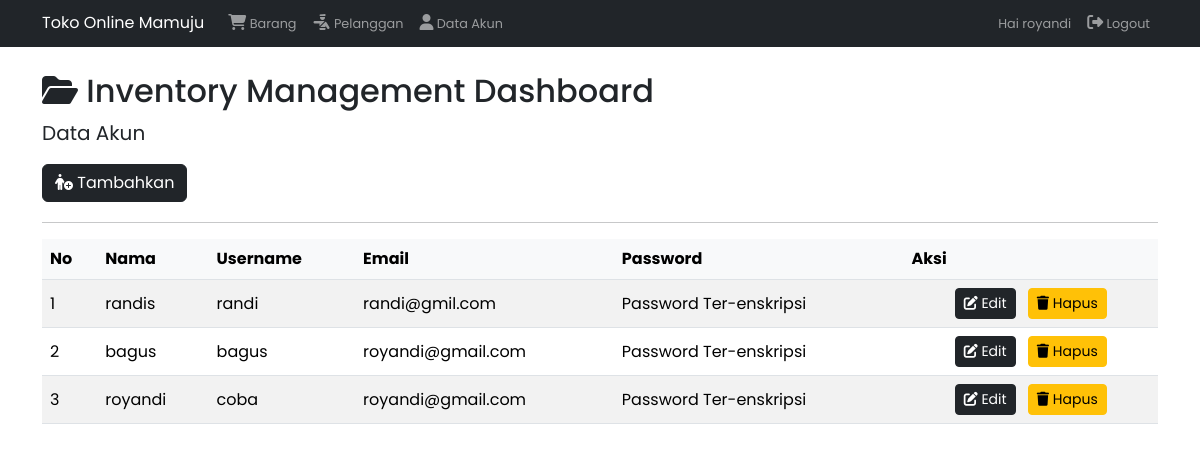
The app's page /crudmodal.php (signed in), older data.
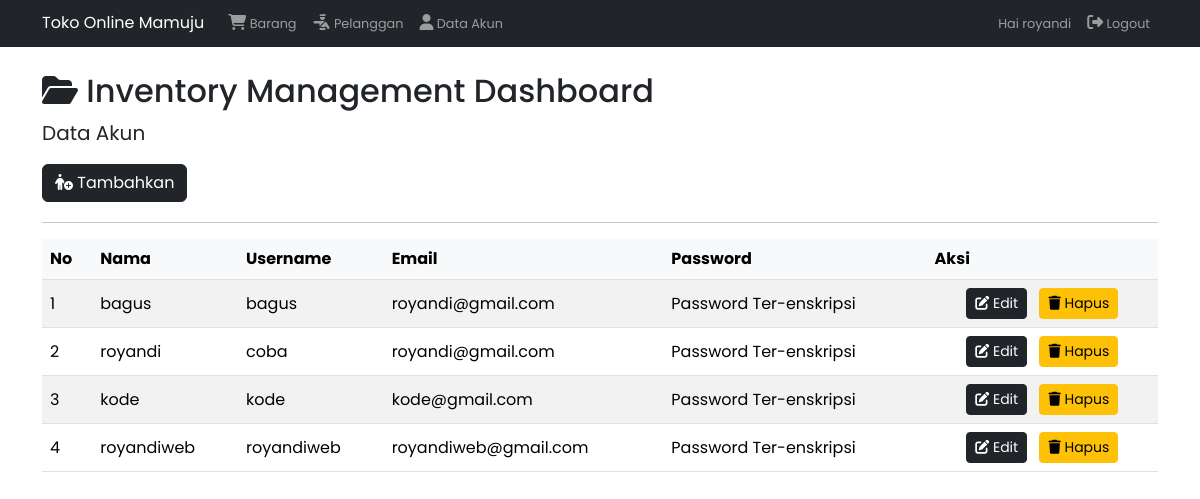
The same page, newer data.
### tables this page shows
CREATE TABLE `akun` (
  `id_akun` int(11) NOT NULL,
  `nama` varchar(100) NOT NULL,
  `username` varchar(100) NOT NULL,
  `email` varchar(100) NOT NULL,
  `password` varchar(100) NOT NULL,
  `level` varchar(100) NOT NULL
);

### config/fungsi.php (called while the page is built, shortened)
<?php
$db = mysqli_connect('localhost', 'root', '', 'penjualan');
function query($query)
{
    global $db;
    $result = mysqli_query($db, $query);
    $rows = [];
    while ($row = mysqli_fetch_assoc($result)) {
        $rows[] = $row;
    }
    return $rows;
}

### crudmodal.php (the view, shortened to what the changed rows need)
<?php
require 'config/fungsi.php';
$data_akun = query("SELECT * FROM akun");
?>
<!DOCTYPE html>
<html lang="en">
<head>
    <link href="https://cdn.jsdelivr.net/npm/bootstrap@5.3.3/dist/css/bootstrap.min.css" rel="stylesheet"
 />
    <link rel="stylesheet" href="css/main.css">
    <link rel="stylesheet" href="https://cdnjs.cloudflare.com/ajax/libs/font-awesome/6.6.0/css/all.min.css"
 />
    <link rel="stylesheet" href="https://cdn.datatables.net/2.1.3/css/dataTables.bootstrap5.css">
</head>
<body>
    <div class="container mt-4 pt-5">
        <h2><i class="fa-solid fa-folder-open"></i>&nbsp;Inventory Management Dashboard</h2>
        <div class="table-responsive">
            <table class="table table-striped" id="example">
                <thead>
                    <tr>
                        <th>No</th>
                        <th>Nama</th>
                        <th>Username</th>
                        <th>Email</th>
                        <th>Password</th>
                        <th>Aksi</th>
                    </tr>
                </thead>
                <tbody>
                    <?php $no = 1; ?>
                    <?php foreach ($data_akun as $akun): ?>
                        <tr>
                            <td><?php echo htmlspecialchars($no++); ?></td>
                            <td><?php echo htmlspecialchars($akun['nama']); ?></td>
                            <td><?php echo htmlspecialchars($akun['username']); ?></td>
                            <td><?php echo htmlspecialchars($akun['email']); ?></td>
                            <td>Password Ter-enskripsi</td>
                            <td class="text-center">
                                <?php if ($_SESSION['level'] == 1): ?>
                                    <button type="button" class="btn btn-dark btn-sm mx-1" data-bs-toggle="modal"
                                        data-bs-target="#modalEdit-<?php echo htmlspecialchars($akun['id_akun']); ?>">
                                        <i class="fa-solid fa-edit"></i> Edit
                                    </button>
                                    <button type="button" class="btn btn-warning btn-sm mx-1" data-bs-toggle="modal"
                                        data-bs-target="#modalHapus-<?php echo htmlspecialchars($akun['id_akun']); ?>">
                                        <i class="fa-solid fa-trash"></i> Hapus
                                    </button>
                                <?php endif; ?>
                            </td>
                        </tr>
                    <?php endforeach; ?>
                </tbody>
            </table>
        </div>
    </div>
</body>
</html>

Row changes from the older to the newer data that the page shows:
removed akun: nama "randis", username "randi", email "randi@gmil.com"
added akun: nama "kode", username "kode", email "kode@gmail.com"
added akun: nama "royandiweb", username "royandiweb", email "royandiweb@gmail.com"
